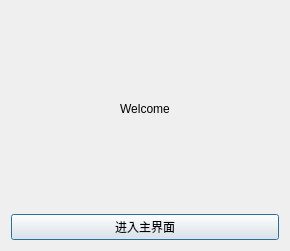
<?xml version="1.0" encoding="UTF-8"?>
<ui version="4.0">
 <class>Start</class>
 <widget class="QDialog" name="Start">
  <property name="geometry">
   <rect>
    <x>0</x>
    <y>0</y>
    <width>290</width>
    <height>251</height>
   </rect>
  </property>
  <property name="cursor">
   <cursorShape>WaitCursor</cursorShape>
  </property>
  <property name="windowTitle">
   <string>欢迎界面</string>
  </property>
  <layout class="QGridLayout" name="gridLayout_2">
   <item row="0" column="0">
    <layout class="QGridLayout" name="gridLayout">
     <item row="1" column="0">
      <widget class="QPushButton" name="enterBtn">
       <property name="text">
        <string>进入主界面</string>
       </property>
      </widget>
     </item>
     <item row="0" column="0">
      <widget class="QLabel" name="label">
       <property name="text">
        <string>&lt;html&gt;&lt;head/&gt;&lt;body&gt;&lt;p align=&quot;center&quot;&gt;Welcome&lt;/p&gt;&lt;/body&gt;&lt;/html&gt;</string>
       </property>
      </widget>
     </item>
    </layout>
   </item>
  </layout>
 </widget>
 <resources/>
 <connections>
  <connection>
   <sender>enterBtn</sender>
   <signal>clicked()</signal>
   <receiver>Start</receiver>
   <slot>accept()</slot>
   <hints>
    <hint type="sourcelabel">
     <x>293</x>
     <y>135</y>
    </hint>
    <hint type="destinationlabel">
     <x>188</x>
     <y>84</y>
    </hint>
   </hints>
  </connection>
 </connections>
</ui>
